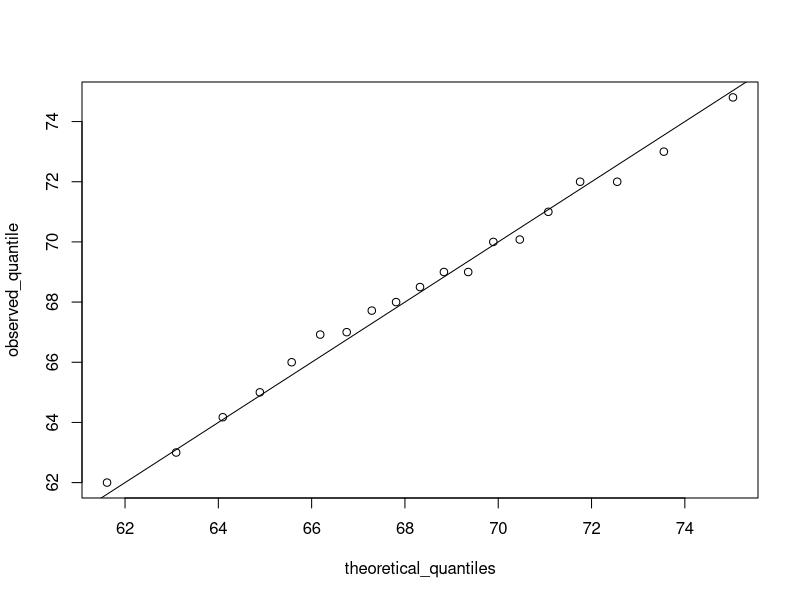

Recreate this plot in R.
library(dslabs)
data(heights)
names(heights)
x <- heights$height
m<-mean(x)
sd<-sd(x)
p<- seq(0.05, 0.95, 0.05)
observed_quantile<-quantile(x,p)
theoretical_quantiles<-qnorm(p,m,sd)
plot(theoretical_quantiles,observed_quantile)
abline(0,1)

#z=scale(x)
#z_observed_quantile<-quantile(z,p)
#z_theoretical_quantiles<-qnorm(p)
#plot(z_theoretical_quantiles,z_observed_quantile)
#abline(0,1)
